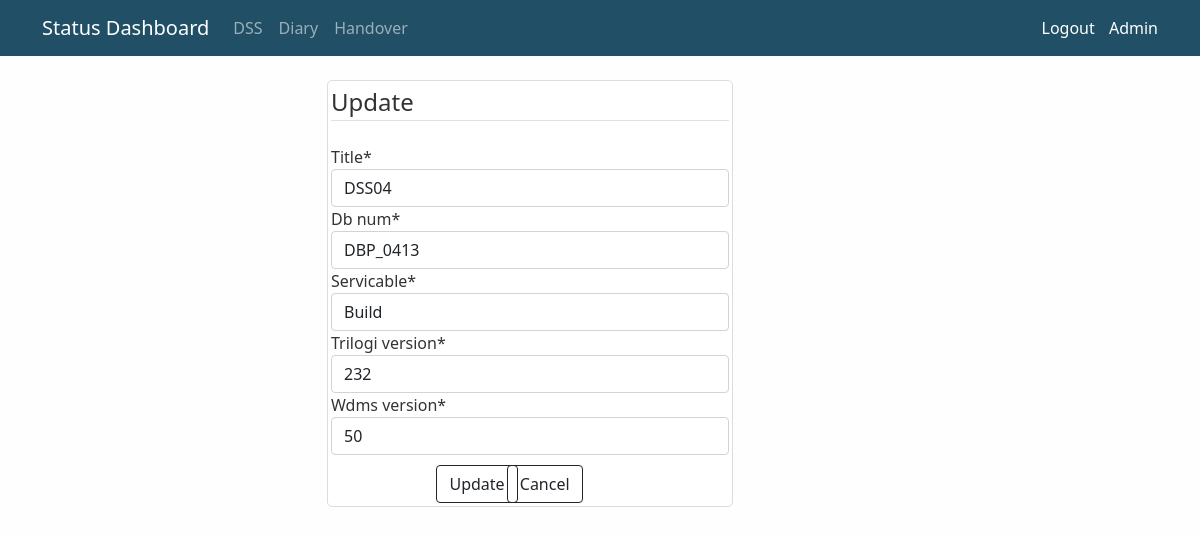
The page /4/update/ (signed in) on the database its author committed.
### board/models.py (models this page shows, shortened)
class DSS(models.Model):
	title = models.CharField(max_length=100)
	db_num = models.CharField(max_length=8)
	servicable = models.CharField(max_length=100)
	wdms_version = models.CharField(max_length=10)
	trilogi_version = models.CharField(max_length=10)
	day_of_weekly = models.CharField(max_length=10)
	notes = models.TextField()

### board/views.py (the view, shortened to what this page needs)
# urls.py: path('<int:pk>/update/', DSSUpdateView.as_view(), name='DSS-update'),
class DSSUpdateView(LoginRequiredMixin, UpdateView):
	model = DSS
	fields = ['title', 'db_num', 'servicable', 'trilogi_version', 'wdms_version']

### board/templates/board/dss_form.html (shortened to what this page needs)
{% extends "board/base.html"%}
{% load crispy_forms_tags %}
{% block content %}
	<div class="row">
		<div class="col-md-3">
		</div>
		<div class="col-md-5">
			<div class='content-section'>
				<form method='POST'>
					<fieldset class="form-group">
						<legend class="border-bottom mb-4">Update</legend>
						{{ form|crispy }}
					</fieldset>
					<div class="form-group" style="padding-top: 10px;">
						<div class="row">
							<div class="col-md-3">
							</div>
							<div class="col-md-2">
								<button class="btn btn-outline-dark" type="submit">Update</button>
							</div>
							<div class="col-md-2">
								<button class="btn btn-outline-dark" href="{% url 'board-home' %}">Cancel</button>
							</div>
						</div>
					</div>
				</form>
			</div>
		</div>
	</div>
{% endblock content %}

### board/static/board/main.css (style rules this page uses)
body { background: #fefefe; color: #333333; margin-top: 5rem; }
h1, h2, h3, h4, h5, h6, { color: #5d8aa8; }
.content-section { width: 90%; background: #ffffff; padding: 3px 3px; border: 1px solid #dddddd; border-radius: 5px; margin-bottom: 10px; }

### rows shown on the page
DSS: title "DSS04", db_num "DBP_0413", servicable "Build", trilogi_version "232", wdms_version "50"
